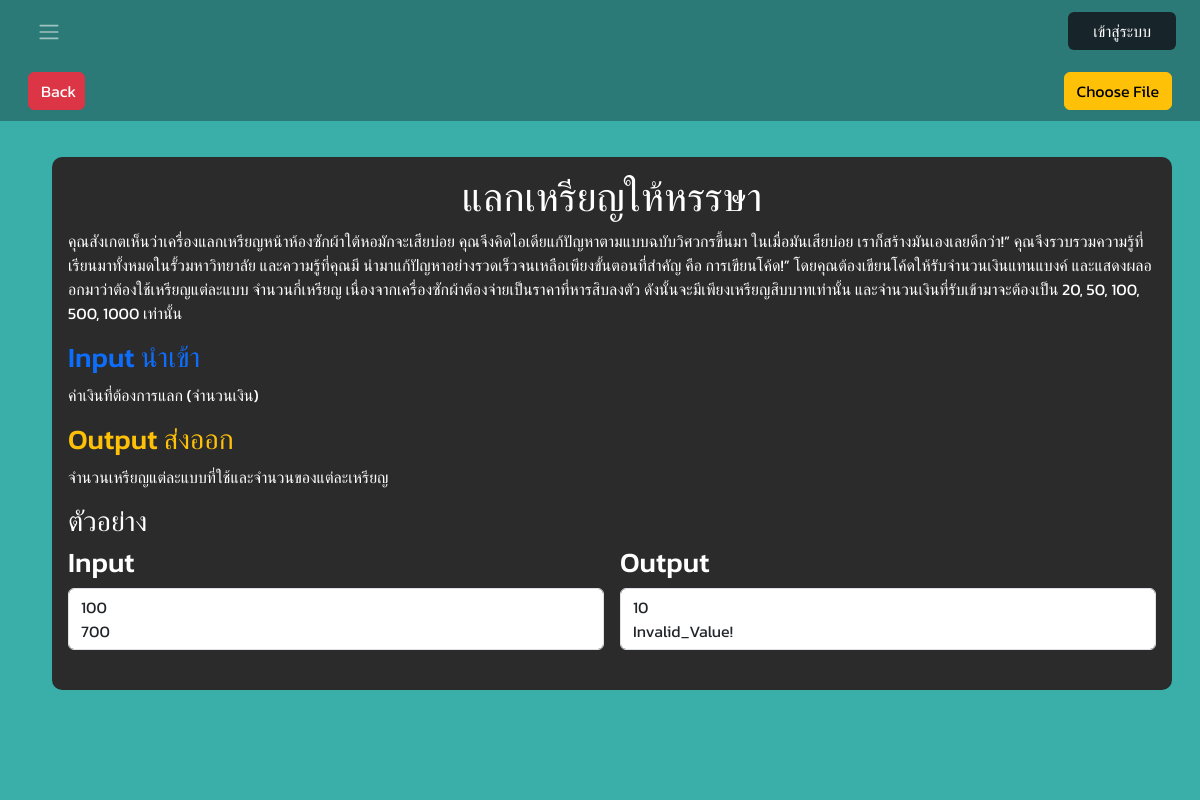
The app's page /quiz/002/ with its own data.
### app/models.py (models this page shows)
class Problem(models.Model):
    EASY = 'easy'
    MEDIUM = 'medium'
    HARD = 'hard'
    CATEGORY_CHOICES = [
        (EASY, 'Easy'),
        (MEDIUM, 'Medium'),
        (HARD, 'Hard'),
    ]
    id = models.CharField(max_length=3, primary_key=True)
    title = models.CharField(max_length=100)
    description = models.TextField()
    category = models.CharField(max_length=10, choices=CATEGORY_CHOICES)
    status = models.CharField(max_length=20, default='ไม่ผ่าน')
    inp = models.CharField(max_length=255)
    outp = models.CharField(max_length=255)
    inp_ex = models.CharField(max_length=255)
    outp_ex = models.CharField(max_length=255)

### app/views.py (the view)
# urls.py: path('quiz/<str:problem_id>/', views.quiz, name='quiz'),
def quiz(request, problem_id):
    problem = get_object_or_404(Problem, id=problem_id)
    title = problem.title
    description = problem.description
    inp = problem.inp
    outp = problem.outp.replace(' ', '\n')
    inp_ex = problem.inp_ex.replace(' ', '\n')
    outp_ex = problem.outp_ex.replace(' ', '\n')
    return render(request, "quiz.html", {'title': title, 'description': description, 'input':inp, 'output':outp, 'input_ex': inp_ex , 'output_ex': outp_ex, 'problem_id': problem_id})

### app/templates/quiz.html (shortened to what this page needs)
{% extends "base.html" %}
{% load static %}
{% block content %}
<form id="uploadForm" action="{% url 'upload_python_file' %}" method="post" enctype="multipart/form-data">
    <div class="container-fluid nav-container">
        <div class="d-flex align-items-center justify-content-between h-100 px-3">
            <button class="btn btn-danger back-button">
                <a href="/list">Back</a>
            </button>
            <label for="fileInput" class="btn btn-warning">Choose File</label>
        </div>
    </div>
</form>
    <div class="container-fluid ide-container" style="height:100%;
    overflow-y: auto;">
        <div class="m-3 d-flex" >
            <div class="d-flex flex-column ps-4 w-100">
                <div class="question p-3 text-white">
                    <h1 class="hero-text text-center">{{ title }}</h1>
                    <p>
                        {{ description }}
                    </p>
                    <h3 class="text-primary">Input นำเข้า</h3>
                    <p>{{ input }}</p>
                    <h3 class="text-warning">Output ส่งออก</h3>
                    <p>{{ output }}</p>
                    <h3>ตัวอย่าง</h3>
                    <div class="testcase">
                        <div class="input-output d-flex">
                            <div class="input-textarea me-3">
                                <h3 for="codearea">Input</h3>
                                <box class="form-control" id="codearea" name="codearea" rows="5" style="white-space: pre-line;" disabled>{{ input_ex|linebreaksbr|safe }}</box>
                            </div>
                            <div class="output-textarea">
                                <h3 for="Output">Output</h3>
                                <box   class="form-control" id="Output" name="output" rows="5" style="white-space: pre-line;" disabled>{{ output_ex|linebreaksbr|safe }}</box>
                            </div>
                        </div>
                        <br>
                    </div>
                </div>
            </div>
        </div>
    </div>
{% endblock %}

### app/static/style.css (style rules this page uses)
:root { --background-color: #2B7A77; --secondary-background-color: rgb(58,175,169); --dark-background-color: #17242A; --text-color: #DEF2F1; }
* { box-sizing: border-box; scroll-behavior: smooth; }
body { margin:0; padding:0; font-family: 'Kanit', sans-serif; }
a { cursor: pointer; text-decoration: none; }

### app/static/list.css (style rules this page uses)
:root { --background-color: #2B7A77; --secondary-background-color: rgb(58,175,169); --dark-background-color: #17242A; --text-color: #DEF2F1; }

### app/static/ide.css (style rules this page uses)
:root { --background-color: #2B7A77; --secondary-background-color: rgb(58,175,169); --dark-background-color: #17242A; --text-color: #DEF2F1; }
* { box-sizing: border-box; scroll-behavior: smooth; }
body { margin:0; padding:0; font-family: 'Kanit', sans-serif; }
.nav-container { background-color: var(--background-color); height: 60px; }
a { cursor: pointer; text-decoration: none; }
.ide-container { background-color: var(--secondary-background-color); padding-top: 20px; padding-bottom: 20px; height: 90vh; }
.question { background-color: #2B2B2B; border-radius: 10px; }
.back-button a { text-decoration: none; color: white; }
.back-button { width: 5%; }
.hero-text { text-shadow: 1px; }
.input-textarea , .output-textarea { width: 125%; }

### records on screen
Problem: title "แลกเหรียญให้หรรษา", description "คุณสังเกตเห็นว่าเครื่องแลกเหรียญหน้าห้องซักผ้าใต้หอมักจะเสียบ่อย คุณจึงคิดไอเดียแก้ปัญหาตามแบบฉบับวิศวกรขึ้นมา ในเมื่อมันเสียบ่อย เราก็สร้างมันเองเลยดีกว่า!” คุณจึงรวบรวมความรู้ที่เรียนมาทั้งหมดในรั้วมหาวิทยาลัย และความรู้ที่คุณมี นำมาแก้ปัญหาอย่างรวดเร็วจนเหลือเพียงขั้นตอนที่สำคัญ คือ การเขียนโค้ด!” โดยคุณต้องเขียนโค้ดให้รับจำนวนเงินแทนแบงค์ และแสดงผลออกมาว่าต้องใช้เหรียญแต่ละแบบ จำนวนกี่เหรียญ เนื่องจากเครื่องซักผ้าต้องจ่ายเป็นราคาที่หารสิบลงตัว ดังนั้นจะมีเพียงเหรียญสิบบาทเท่านั้น และจำนวนเงินที่รับเข้ามาจะต้องเป็น 20, 50, 100, 500, 1000 เท่านั้น", inp "ค่าเงินที่ต้องการแลก (จำนวนเงิน)", outp "จำนวนเหรียญแต่ละแบบที่ใช้และจำนวนของแต่ละเหรียญ"

### other values on screen
{{ input_ex|linebreaksbr|safe }} "100 700"
{{ output_ex|linebreaksbr|safe }} "10 Invalid_Value!"
